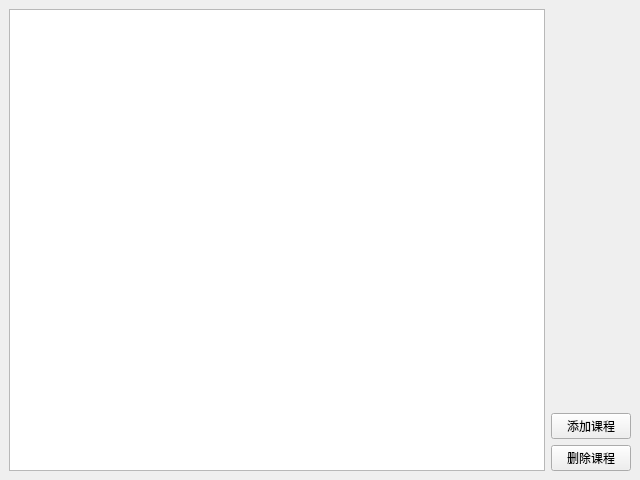
<?xml version="1.0" encoding="UTF-8"?>
<ui version="4.0">
 <class>CCourseManger</class>
 <widget class="QMainWindow" name="CCourseManger">
  <property name="geometry">
   <rect>
    <x>0</x>
    <y>0</y>
    <width>640</width>
    <height>480</height>
   </rect>
  </property>
  <property name="windowTitle">
   <string>MainWindow</string>
  </property>
  <widget class="QWidget" name="centralwidget">
   <layout class="QHBoxLayout" name="horizontalLayout">
    <item>
     <widget class="QTableWidget" name="tableWidget"/>
    </item>
    <item>
     <layout class="QVBoxLayout" name="verticalLayout">
      <item>
       <spacer name="verticalSpacer">
        <property name="orientation">
         <enum>Qt::Vertical</enum>
        </property>
        <property name="sizeHint" stdset="0">
         <size>
          <width>20</width>
          <height>40</height>
         </size>
        </property>
       </spacer>
      </item>
      <item>
       <widget class="QPushButton" name="pushButton_AddCourse">
        <property name="text">
         <string>添加课程</string>
        </property>
       </widget>
      </item>
      <item>
       <widget class="QPushButton" name="pushButton_DeleteCourse">
        <property name="text">
         <string>删除课程</string>
        </property>
       </widget>
      </item>
     </layout>
    </item>
   </layout>
  </widget>
 </widget>
 <resources/>
 <connections/>
</ui>
